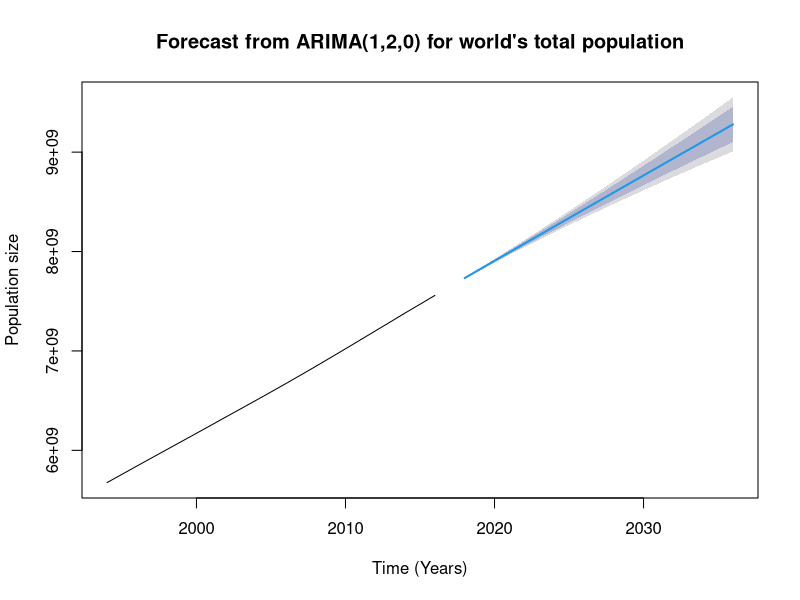

Recreate this plot in R.
# Step 0: Load libraries

library("forecast")
library("tseries")

# Step 1: Definition of time-series data from Japan

y_jap      <- c(5675551259, 5842055733, 6007066690, 6171703001, 6337730340, 6503377776, 6671452017, 6844457659, 7021732156, 7201202481, 7381616240, 7558554525)
ts_y_jap   <- ts(y_jap, start = 1994, frequency = 0.5)

# Step 2: Fit with auto.arima()

fit_jap <- auto.arima(ts_y_jap)

# Step 3: Plot forecast

forec_jap <- forecast(fit_jap, h = 10)
plot(forec_jap, main="Forecast from ARIMA(1,2,0) for world's total population", xlab ="Time (Years)", ylab ="Population size")
